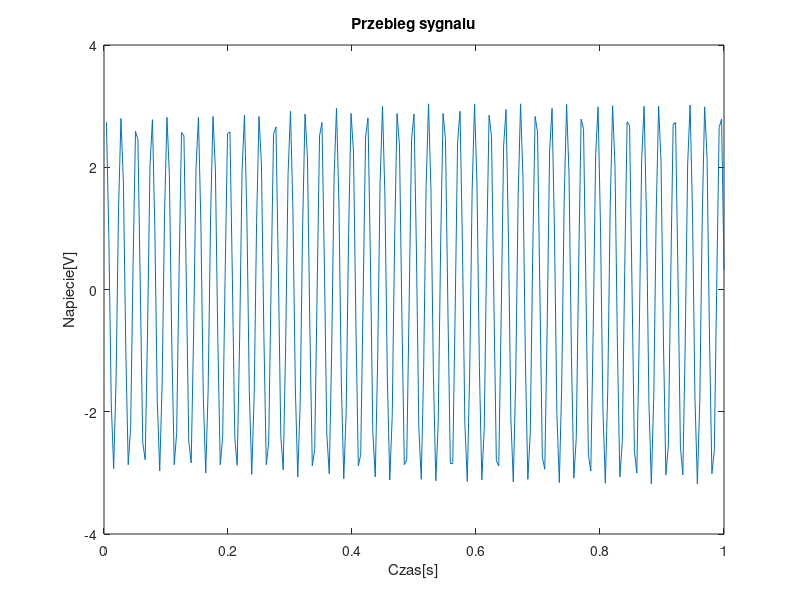

The MATLAB script that drew this image:
load matlabSignal.txt

[n,p] = size(matlabSignal);

t = 1:n;
t = t/n;

plot(t,matlabSignal), 
xlabel('Czas[s]'), ylabel('Napiecie[V]')
title('Przebieg sygnalu')